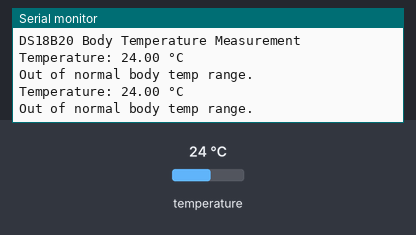
The sketch below on a simulated Arduino Uno, built with avr-gcc and run on an emulated ATmega328P. Shown: the last lines printed to the serial monitor. The inputs (shaded band) are chosen by the test bench; at power-on: temperature 24 °C.

Above: at 3.3 s.
3.4 s: temperature set to 34.4 °C
At 5.5 s:
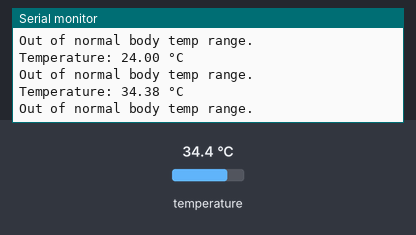
5.9 s: temperature set to 35.5 °C
At 7.0 s:
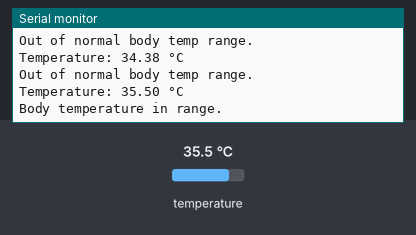
Timing chart, 0 to 8.9 s (numbered marks = the images above; inputs shaded):
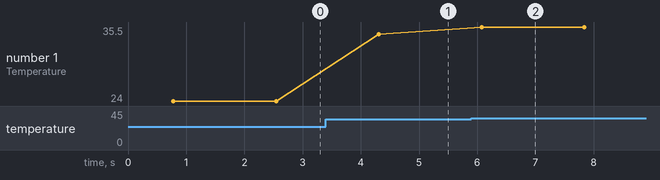

Measured:
- the behaviour switches between 35 and 35.1 °C on temperature (found by bisection; images 1 and 2)
- after the input at 3.4 s, the serial monitor: prints a new line after 0.91 s (image 1)
- after the input at 5.9 s, the serial monitor: prints a new line after 0.17 s (image 2)
- plotted number 1: 24 → 34.38 after the input at 3.4 s, 34.38 → 35.5 after the input at 5.9 s

The sketch:

temperature.ino
```cpp
#include <OneWire.h>
#include <DallasTemperature.h>

// Data wire is connected to digital pin 2
#define ONE_WIRE_BUS 2

OneWire oneWire(ONE_WIRE_BUS);
DallasTemperature sensors(&oneWire);

void setup() {
  Serial.begin(9600);
  sensors.begin();
  Serial.println("DS18B20 Body Temperature Measurement");
}

void loop() {
  sensors.requestTemperatures(); // Send command to get temperatures
  float temperatureC = sensors.getTempCByIndex(0);

  if (temperatureC == DEVICE_DISCONNECTED_C) {
    Serial.println("Error: Could not read temperature data");
  } else {
    Serial.print("Temperature: ");
    Serial.print(temperatureC);
    Serial.println(" °C");

    // Optional: Check if within human body temperature range
    if (temperatureC > 35 && temperatureC < 42) {
      Serial.println("Body temperature in range.");
    } else {
      Serial.println("Out of normal body temp range.");
    }
  }

  delay(1000); // Wait 1 second before next read
}
```
